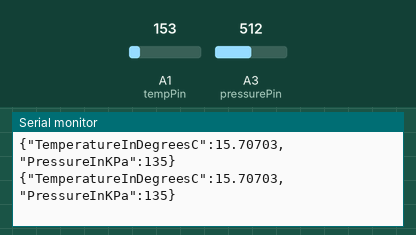
Simulated run of this sketch. Board: Arduino Uno, built with avr-gcc and run on an emulated ATmega328P. On the bench: the last lines printed to the serial monitor. Inputs (shaded band) come from the test bench; at power-on: A1 (tempPin) = 153, A3 (pressurePin) = 512.

Above: at 2.8 s.
2.9 s: A1 (tempPin) set to 165
At 3.8 s:
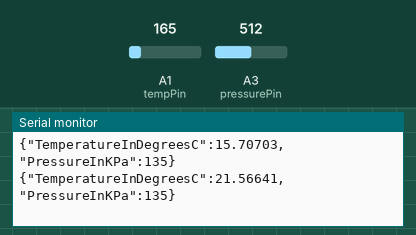
4.4 s: A3 (pressurePin) set to 716
At 5.6 s:
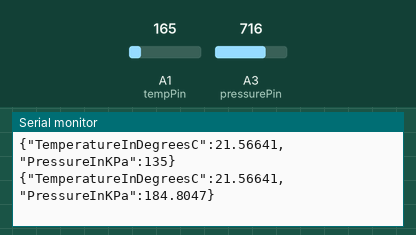
5.9 s: A1 (tempPin) set to 175
At 6.4 s:
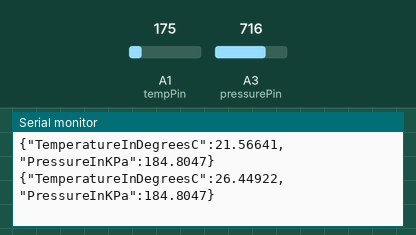
7.4 s: A3 (pressurePin) set to 900
At 8.8 s:
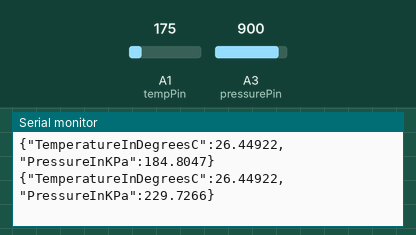
Timing chart, 0 to 9.9 s (numbered marks = the images above; inputs shaded):
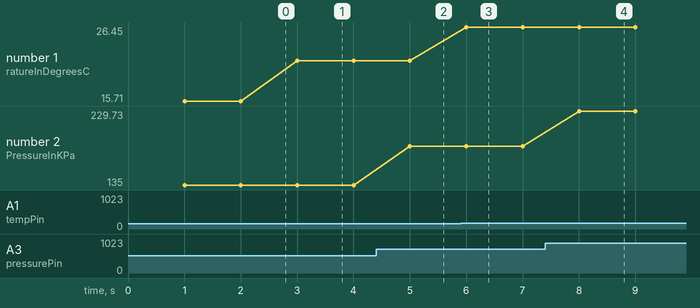

Measured:
- after the input at 2.9 s, the serial monitor: prints a new line after 0.10 s (image 1)
- after the input at 4.4 s, the serial monitor: prints a new line after 0.60 s (image 2)
- after the input at 5.9 s, the serial monitor: prints a new line after 0.10 s (image 3)
- after the input at 7.4 s, the serial monitor: prints a new line after 0.60 s (image 4)
- plotted number 1: 15.71 → 21.57 after the input at 2.9 s, 21.57 → 26.45 after the input at 5.9 s
- plotted number 2: 135 → 184.8 after the input at 4.4 s, 184.8 → 229.73 after the input at 7.4 s

The sketch:

arduino.ino
```cpp
#include <ArduinoJson.h>

int tempPin = 1;
int pressurePin = 3;
unsigned long startMillis;
unsigned long currentMillis;
const unsigned long period = 1000;
const signed long offset = -9.1;

void setup(){
  Serial.begin(9600);
}

void loop(){

  currentMillis = millis();
  if (currentMillis - startMillis >= period){

      int tempReading = analogRead(tempPin);
      float voltage = tempReading * (5.0 / 1024.0);
      float temperatureC = (voltage - 0.5) * 100.0 ;
      temperatureC += offset;

      int pressureReading = analogRead(pressurePin);
      float pressureVoltage = pressureReading * (5.0 / 1024.0);
      float pressureKPa = ((pressureVoltage / 5.0) + 0.04) * 1 / 0.004;

      DynamicJsonBuffer jsonBuffer;
      JsonObject& object = jsonBuffer.createObject();
      object["TemperatureInDegreesC"] = temperatureC;
      object["PressureInKPa"] = pressureKPa;

      object.printTo(Serial);
      Serial.println();
      startMillis = currentMillis;
  }
}
```
